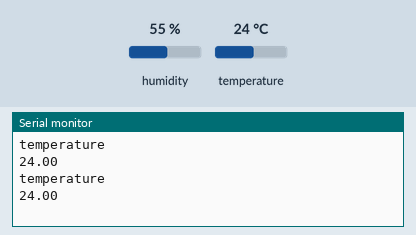
A sketch run on a simulated Arduino Uno, built with avr-gcc and run on an emulated ATmega328P. Parts: the last lines printed to the serial monitor. Inputs (shaded band) come from the test bench; at power-on: temperature 24 °C, humidity 55 %.

Above: at 5.8 s.
5.9 s: temperature set to 12 °C
At 11.3 s:
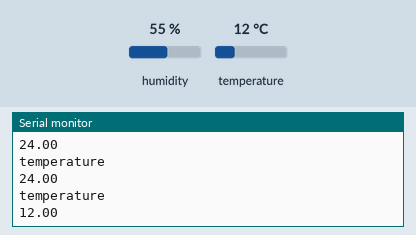
11.9 s: temperature set to 19 °C
At 16.0 s:
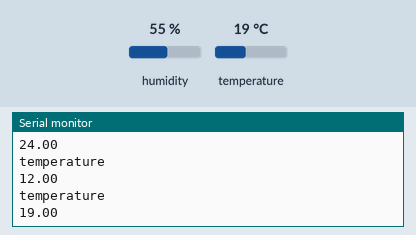
Timing chart, 0 to 17.5 s (numbered marks = the images above; inputs shaded):
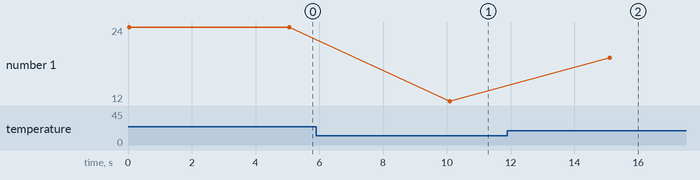

The sketch:

temperature.ino
```cpp
#include <dht.h>

int ledRouge=3, ledVert=5;

dht DHT;

#define DHT11_PIN 7

void setup(){
  Serial.begin(9600);
}

void loop(){
  int chk = DHT.read11(DHT11_PIN);
 Serial.println("temperature");
  Serial.println(DHT.temperature);
  delay(5000);
  if (DHT.temperature>26)
  {
    digitalWrite(ledRouge, HIGH);
    digitalWrite(ledVert, LOW);
  }
  else
  {
    digitalWrite(ledRouge, LOW);
    digitalWrite(ledVert, HIGH);
  }


}
```

Measured:
- after the input at 5.9 s, the serial monitor: prints a new line after 4.2 s (image 1)
- after the input at 11.9 s, the serial monitor: prints a new line after 3.2 s (image 2)
- plotted number 1: 24 → 12 after the input at 5.9 s, 12 → 19 after the input at 11.9 s
